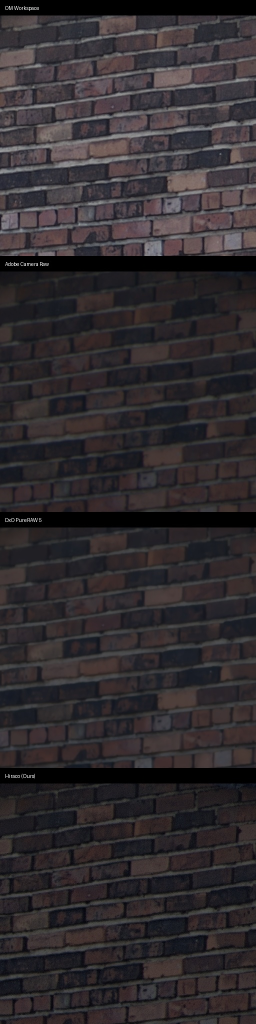
#> input picture contact_sheet.jpg, 512 x 2048 px (shown at 1/2 size)
$ python compare_sheet.py --file ../contact_sheet.jpg ../hiraco-gui.png
#> lines starting #> are read from the running program, lines starting #| are printed output that depends on the picture
#!/usr/bin/env python3
"""
compare_sheet.py  —  Multi-converter output comparison sheet.

Usage:
    python compare_sheet.py \\
        --file a.tif "Hiraco v1" \\
        --file b.tif "Baseline" \\
        --file c.dng "RawTherapee" \\
        [--crop-x 1024 --crop-y 768] \\
        [--crop-w 512 --crop-h 512] \\
        [-o compare.png]

Generates a PNG with one column per input file.
If --crop-x / --crop-y are omitted, the crop is centred automatically.
Accepts TIF/TIFF (opened directly) and DNG (via rawpy → dcraw → ImageMagick).

Requirements:
    pip install pillow
    brew install dcraw          # recommended DNG fallback
"""
from __future__ import annotations

import argparse
import io
import shutil
import subprocess
import sys
import tempfile
from pathlib import Path
from typing import List, Optional, Tuple

try:
    from PIL import Image, ImageDraw, ImageFont
except ImportError:
    raise SystemExit("Missing Pillow.  Run: pip install pillow")

try:
    import rawpy  # noqa: F401
    import numpy  # noqa: F401
    HAVE_RAWPY = True
except ImportError:
    HAVE_RAWPY = False

# ---------------------------------------------------------------------------
# Layout constants
# ---------------------------------------------------------------------------

PADDING     = 12
HEADER_H    = 52    # column label strip above each tile
FOOTER_H    = 32    # info bar at the very bottom of the sheet
FONT_SIZE   = 17
FONT_SMALL  = 13
BG_COLOR    = (28, 28, 28)
HEADER_BG   = (45, 45, 45)
FOOTER_BG   = (20, 20, 20)
LABEL_FG    = (245, 245, 245)
INFO_FG     = (160, 160, 160)

# ---------------------------------------------------------------------------
# Font loading
# ---------------------------------------------------------------------------

def load_font(size: int) -> ImageFont.FreeTypeFont | ImageFont.ImageFont:
    candidates = [
        "/System/Library/Fonts/Helvetica.ttc",
        "/System/Library/Fonts/HelveticaNeue.ttc",
        "/Library/Fonts/Arial.ttf",
        "/usr/share/fonts/truetype/dejavu/DejaVuSans.ttf",
        "/usr/share/fonts/truetype/liberation/LiberationSans-Regular.ttf",
    ]
    for path in candidates:
        try:
            return ImageFont.truetype(path, size)
        except (IOError, OSError):
            pass
    return ImageFont.load_default()

# ---------------------------------------------------------------------------
# Image loading
# ---------------------------------------------------------------------------

# [61 lines left out: functions _open_tif, _open_dng, not called in this run]


def load_image(path: Path, brightness: float = 1.0,
               verbose: bool = False) -> Optional[Image.Image]:
    suf = path.suffix.lower()
    if suf in (".tif", ".tiff"):
        img = _open_tif(path)
    elif suf == ".dng":
        img = _open_dng(path, brightness=brightness)
    else:
        # Try PIL directly for anything else (e.g. .png, .jpg)
        try:
            img = Image.open(path).convert("RGB")
            img.load()
        except Exception:  # noqa: BLE001
            img = None

    if img is None and verbose:
        print(f"  WARNING: could not load {path.name}", file=sys.stderr)
    return img


def apply_crop(
    img: Image.Image,
    x: Optional[int],
    y: Optional[int],
    crop_w: int,
    crop_h: int,
) -> Image.Image:
    """Crop img to crop_w×crop_h.  If x/y are None, crop from centre."""
    iw, ih = img.size
    if x is None:
        x = max((iw - crop_w) // 2, 0)
    if y is None:
        y = max((ih - crop_h) // 2, 0)
    # Clamp to image bounds
    x = max(0, min(x, max(iw - crop_w, 0)))
    y = max(0, min(y, max(ih - crop_h, 0)))
    return img.crop((x, y, x + crop_w, y + crop_h)).resize((crop_w, crop_h))


# [5 lines left out: function make_error_tile, not called in this run]

# ---------------------------------------------------------------------------
# Sheet builder
# ---------------------------------------------------------------------------

def build_sheet(
    entries: List[Tuple[Path, str]],   # (path, label)
    outfile: Path,
    crop_x: Optional[int],
    crop_y: Optional[int],
    crop_w: int,
    crop_h: int,
    brightness: float = 1.0,
    verbose: bool = False,
) -> None:
    font      = load_font(FONT_SIZE)
    font_info = load_font(FONT_SMALL)

    n = len(entries)
    tile_w = crop_w
    tile_h = crop_h

    sheet_w = PADDING + n * tile_w + (n - 1) * PADDING + PADDING
    sheet_h = PADDING + HEADER_H + tile_h + PADDING + FOOTER_H

    sheet = Image.new("RGB", (sheet_w, sheet_h), BG_COLOR)
    draw  = ImageDraw.Draw(sheet)

    for col_idx, (path, label) in enumerate(entries):
        x_left = PADDING + col_idx * (tile_w + PADDING)

        # --- header strip ---
        draw.rectangle(
            [(x_left, PADDING), (x_left + tile_w - 1, PADDING + HEADER_H - 1)],
            fill=HEADER_BG,
        )
        # Centre label text
        try:
            bbox = font.getbbox(label)
            tw, th = bbox[2] - bbox[0], bbox[3] - bbox[1]
        except AttributeError:
            tw, th = len(label) * (FONT_SIZE // 2), FONT_SIZE
        tx = x_left + max((tile_w - tw) // 2, 4)
        ty = PADDING + max((HEADER_H - th) // 2, 4)
        draw.text((tx, ty), label, font=font, fill=LABEL_FG)

        # --- image tile ---
        y_tile = PADDING + HEADER_H
        if verbose:
            print(f"  [{col_idx+1}/{n}] loading {path.name} …", flush=True)

        img = load_image(path, brightness=brightness, verbose=verbose)
        if img is None:
            tile = make_error_tile(tile_w, tile_h)
        else:
            tile = apply_crop(img, crop_x, crop_y, crop_w, crop_h)
            if verbose:
                print(f"        {img.size[0]}×{img.size[1]} source  →  "
                      f"{crop_w}×{crop_h} crop", flush=True)

        sheet.paste(tile, (x_left, y_tile))

    # --- footer info bar ---
    fy = sheet_h - FOOTER_H
    draw.rectangle([(0, fy), (sheet_w - 1, sheet_h - 1)], fill=FOOTER_BG)
    if crop_x is None and crop_y is None:
        pos_str = "centre"
    else:
        pos_str = f"x={crop_x}, y={crop_y}"
    info = f"Crop: {crop_w}×{crop_h} @ {pos_str}  ·  {n} file(s)"
    draw.text((PADDING, fy + (FOOTER_H - FONT_SMALL) // 2), info,
              font=font_info, fill=INFO_FG)

    sheet.save(str(outfile))
    print(f"Saved → {outfile}  ({sheet_w}×{sheet_h} px)")

# ---------------------------------------------------------------------------
# CLI
# ---------------------------------------------------------------------------

def parse_args() -> argparse.Namespace:
    ap = argparse.ArgumentParser(
        description="Generate a side-by-side converter comparison sheet (PNG).",
        formatter_class=argparse.ArgumentDefaultsHelpFormatter,
        epilog=(
            "Example:\n"
            "  compare_sheet.py --file a.tif 'Hiraco' --file b.tif 'RT' "
            "--crop-x 1024 --crop-y 768"
        ),
    )
    ap.add_argument(
        "--file", dest="files", metavar=("PATH", "LABEL"), nargs=2,
        action="append", required=True,
        help="Input file and its label.  Repeat for each converter.",
    )
    ap.add_argument("--crop-x", type=int, default=None,
                    help="X coordinate of crop top-left corner (default: centred)")
    ap.add_argument("--crop-y", type=int, default=None,
                    help="Y coordinate of crop top-left corner (default: centred)")
    ap.add_argument("--crop-w", type=int, default=512,
                    help="Crop width in pixels")
    ap.add_argument("--crop-h", type=int, default=512,
                    help="Crop height in pixels")
    ap.add_argument("-o", "--output", type=Path, default=Path("compare_sheet.png"),
                    help="Output PNG path")
    ap.add_argument("-v", "--verbose", action="store_true")
    ap.add_argument("--brightness", type=float, default=1.0,
                    help="Brightness multiplier applied when reading DNG files "
                         "(passed to dcraw -b; 1.5 roughly matches OM Workspace rendering)")
    return ap.parse_args()


def main() -> None:
    args = parse_args()

    entries: List[Tuple[Path, str]] = []
    for path_str, label in args.files:
        p = Path(path_str).resolve()
        if not p.exists():
            raise SystemExit(f"File not found: {p}")
        entries.append((p, label))

    # Warn if only one of crop_x / crop_y is supplied
    if (args.crop_x is None) != (args.crop_y is None):
        raise SystemExit(
            "--crop-x and --crop-y must both be specified, or both omitted "
            "(omitting both centres the crop automatically)."
        )

    outfile: Path = args.output.resolve()

    print(f"Files  : {len(entries)}")
    for p, lbl in entries:
        print(f"         {p.name!r:40s}  [{lbl}]")
    if args.crop_x is None:
        print(f"Crop   : {args.crop_w}×{args.crop_h} @ centre")
    else:
        print(f"Crop   : {args.crop_w}×{args.crop_h} @ ({args.crop_x}, {args.crop_y})")
    print(f"Output : {outfile}")
    print()

    if not HAVE_RAWPY:
        if shutil.which("dcraw"):
            print("Note   : rawpy not available, using dcraw for DNG files")
        elif shutil.which("convert"):
            print("Note   : rawpy/dcraw not found, using ImageMagick for DNG files")
        else:
            # Only fatal if there are actual DNG inputs
            has_dng = any(p.suffix.lower() == ".dng" for p, _ in entries)
            if has_dng:
                raise SystemExit(
                    "No DNG reader found.\n"
                    "Install one: pip install rawpy numpy   OR   brew install dcraw"
                )

    build_sheet(
        entries=entries,
        outfile=outfile,
        crop_x=args.crop_x,
        crop_y=args.crop_y,
        crop_w=args.crop_w,
        crop_h=args.crop_h,
        brightness=args.brightness,
        verbose=args.verbose,
    )
#> in build_sheet, `sheet = Image.new("RGB", (sheet_w, sheet_h), BG_COLOR)`: sheet: PIL image 536x620 RGB; every value is 28
#> in load_image, img is the input picture: PIL image 512x2048 RGB; mean R, G, B 48.6, 44, 46.9
#> in apply_crop, `return img.crop((x, y, x + crop_w, y + crop_h)).resize((crop_w, crop_h))`:
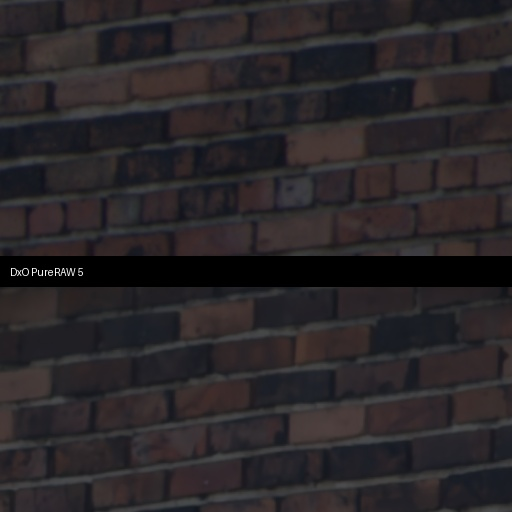
#> returned value: PIL image 512x512 RGB; mean R, G, B 41.7, 37.8, 40.3
#> in build_sheet, `sheet.paste(tile, (x_left, y_tile))`:
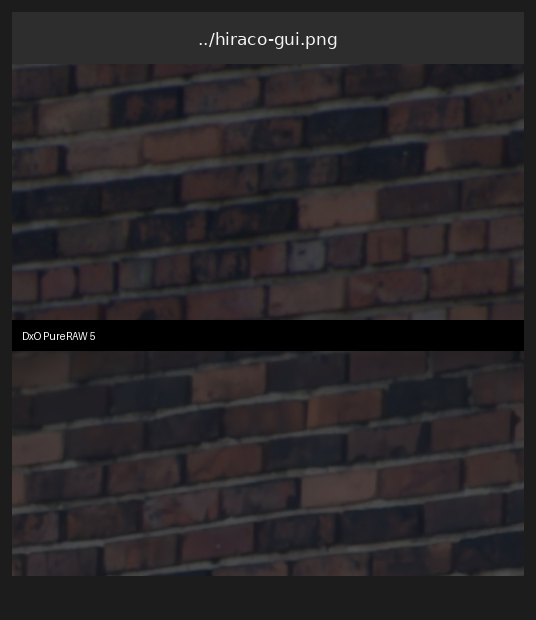
#> sheet: PIL image 536x620 RGB; mean R, G, B 40.5, 37.3, 39.3
#> in build_sheet, `sheet.save(str(outfile))`:
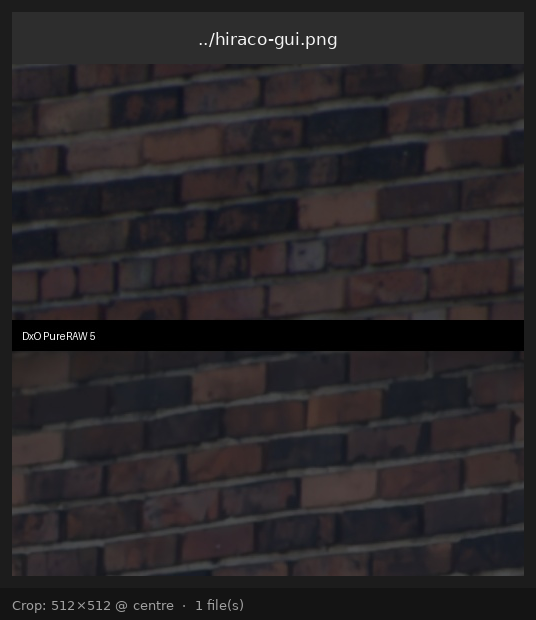
#> saved as compare_sheet.png: PIL image 536x620 RGB; mean R, G, B 40.3, 37.1, 39.1


if __name__ == "__main__":
    main()

$ run again, on contact_sheet.png
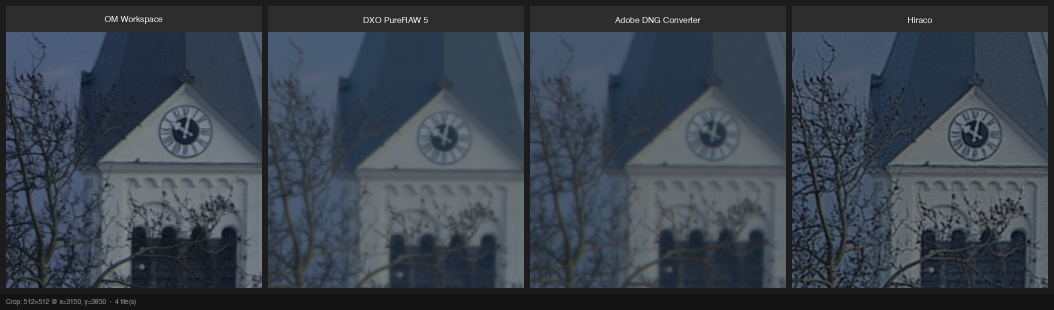
#> input picture contact_sheet.png, 2108 x 620 px (shown at 1/2 size)
#> in load_image, img is the input picture: PIL image 2108x620 RGB; mean R, G, B 57.6, 66.2, 76.1
#> in apply_crop, `return img.crop((x, y, x + crop_w, y + crop_h)).resize((crop_w, crop_h))`:
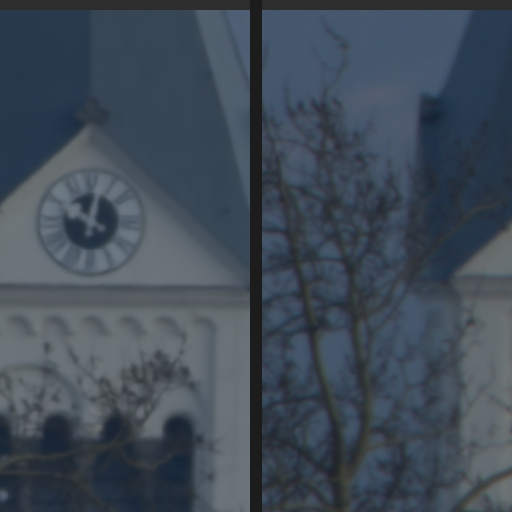
#> returned value: PIL image 512x512 RGB; mean R, G, B 64.1, 75.1, 86.8
#> in build_sheet, `sheet.save(str(outfile))`:
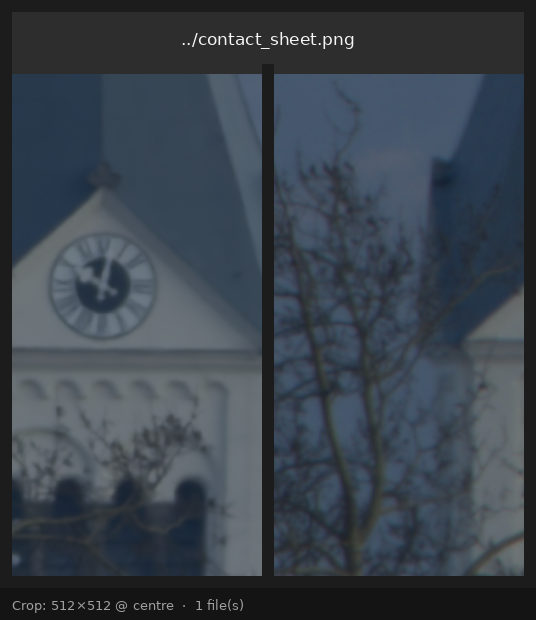
#> saved as compare_sheet.png: PIL image 536x620 RGB; mean R, G, B 57.9, 66.6, 75.9
